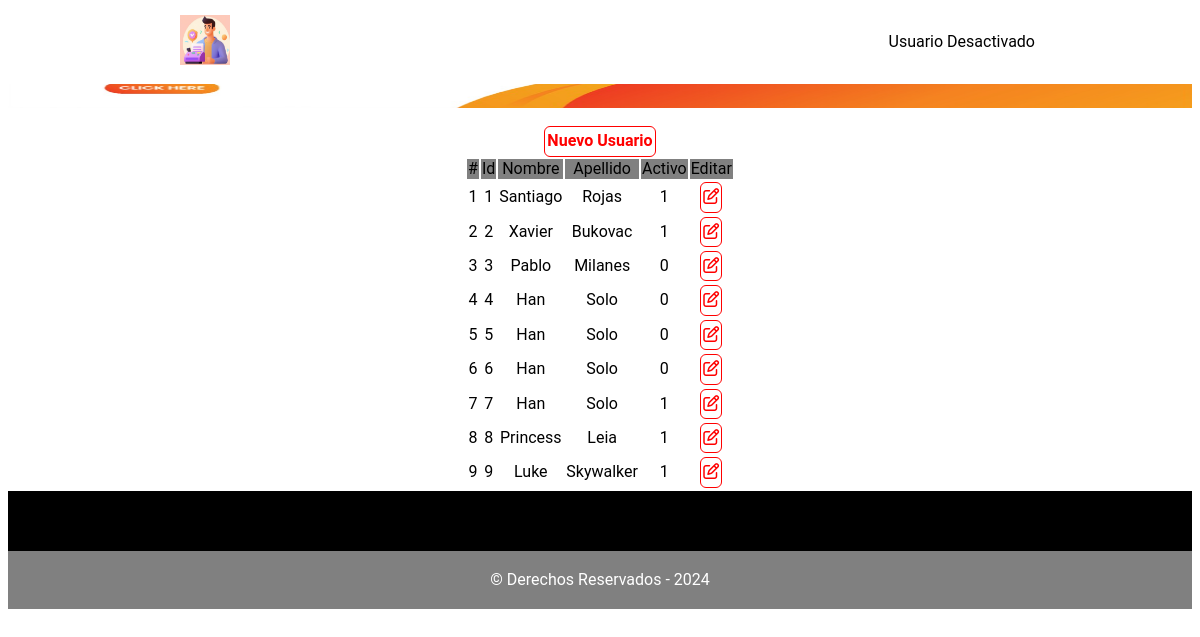
Screenshot of /Registro/php/usuarios.php with the database file from the repository.
### tables this page shows
CREATE TABLE `usuariodatos`  (
  `usuarioDatosId` int NOT NULL AUTO_INCREMENT,
  `usuarioId` int NOT NULL,
  `UsuarioDatosNombre` text NOT NULL,
  `UsuarioDatosApellido` text NOT NULL,
  PRIMARY KEY (`usuarioDatosId`) USING BTREE
);

CREATE TABLE `usuario`  (
  `usuarioId` int NOT NULL AUTO_INCREMENT,
  `usuarioUser` text NOT NULL,
  `usuarioPass` text NOT NULL,
  `usuarioActive` int NOT NULL DEFAULT 1,
  PRIMARY KEY (`usuarioId`) USING BTREE
);

### Registro/php/usuarios.php (the view, shortened to what this page needs)
<?php
	include("../conn/conecmysql.php");
	$usuario_id = $_REQUEST['usuarioId'];
	$usuario_activo = $_REQUEST['usuarioActivo'];
?>
<!DOCTYPE html>
<html>
<head>
	<link rel="stylesheet" type="text/css" href="../css/normalize.css">
	<link rel="stylesheet" type="text/css" href="../css/style.css">
</head>
<body>
	<header>
	<div class='container'>
		<a href="../index.php">
			<img src="../img/logo.png" height="50px" class="header-logo">
		</a>
		<?php
			if($usuario_activo==1){
		?>
		<nav>
			<a href='pantalla_inicial.php?usuarioId=<?=$usuario_id ?>&usuarioActivo=<?=$usuario_activo?>'>Inicio</a>
			<a href="datos.php?usuarioId=<?=$usuario_id ?>">Datos Personales</a>
			<a href="registro.php?usuarioId=<?=$usuario_id ?>">Registros</a>
			<?php
			if($permiso_cod==1){
			?>
			<a href="usuarios.php?usuarioId=<?=$usuario_id ?>&usuarioActivo=<?=$usuario_activo?>">Usuarios</a>
			<?php } ?>
		</nav>
	<?php }else{
		echo "Usuario Desactivado";
	} ?>
	</div>
</header>
<main>
		<section id="inicio">
			<form method="post" name="form1">
				<br>
				<div align="center">
					<a href="nuevo_usuario.php?usuarioId=<?=$usuario_id?>" class="boton boton-rojo">
										Nuevo Usuario</a>
					<table>
						<tr align="center" valign="middle" bgcolor="grey">
							<td>#</td>
							<td>Id</td>
							<td>Nombre</td>
							<td>Apellido</td>
							<td>Activo</td>
							<td>Editar</td>
						</tr>
						<?php
							$contador=1;
							$sql3 = "SELECT * FROM usuariodatos";
							$query3 = mysqli_query($conexion, $sql3);
							while ($row3 = mysqli_fetch_array($query3)){ ?>
								<tr>
									<td align="center">
										<?=$contador++;?>
									</td>
									<td align="center">
										<?php
										$usuarios_ids = $row3['usuarioId'];
										echo $usuarios_ids;
										?>
									</td>
									<td align="center">
										<?php
										$usuarios_nombres = $row3['UsuarioDatosNombre'];
										echo $usuarios_nombres;
										?>
									</td>
									<td align="center">
										<?php
										$usuarios_apellidos = $row3['UsuarioDatosApellido'];
										echo $usuarios_apellidos;
										?>
									</td>
									<td align="center">
										<?php
										$sql4 = "SELECT * FROM usuario WHERE usuarioId=$usuarios_ids";
										$query4 = mysqli_query($conexion, $sql4);
										while ($row4 = mysqli_fetch_array($query4)){
										$usuarios_activos = $row4['usuarioActive'];
										}
										echo $usuarios_activos;
										?>
									</td>
									<td align="center">
										<a href="editar_usuario.php?usuariosIds=<?=$usuarios_ids?>&usuarioId=<?=$usuario_id?>" class="boton boton-rojo">
										<i class="fa-regular fa-pen-to-square"></i></a>
									</td>
								</tr>
						<?php	} ?>
					</table>
				</div>
			</form>
		</section>
</main>
</body>
<footer>
			<div class="barra-footer">
				&copy; Derechos Reservados - 2024
			</div>
	</footer>
</html>

### Registro/css/style.css (style rules this page uses)
* { box-sizing: border-box; }
body { font-family: Roboto; background-image: url(); background-repeat: no-repeat; background-position: center; }
a { display: inline-block; }
header { padding: 15px 0; position: fixed; top: 0; left: 0; width: 100%; z-index: 2; background-color: white; }
header .container { display: flex; justify-content: space-between; align-items: center; }
header .container .header-logo { width: 50px; }
header .container a { color: red; text-decoration: none; margin: 0 15px; }
.container { width: 900px; margin: 0 auto; padding-right: 15px; padding-left: 15px; position: relative; }
#inicio { position: relative; }
td { border:hidden; }
table { border: 0px solid #0000FF; background-color:#FFF; }
.boton { text-align: center; text-decoration: none; padding: 5px 2px; border: none; border-radius: 6px; }
.boton.boton-rojo { color: red; background-color: white; font-size: 16px; font-weight: bold; border: 1px solid red; }
footer { background-color: rgb(0, 0, 0); color: rgb(255, 255, 255); padding-top: 60px; }
footer .barra-footer { background-color: grey; text-align: center; padding-left: 15px; padding-right: 15px; padding-top: 20px; padding-bottom: 20px; }

### rows the page displays
usuariodatos: usuarioId "1", UsuarioDatosNombre "Santiago", UsuarioDatosApellido "Rojas", usuarioId.usuarioActive "1"
usuariodatos: usuarioId "2", UsuarioDatosNombre "Xavier", UsuarioDatosApellido "Bukovac", usuarioId.usuarioActive "1"
usuariodatos: usuarioId "3", UsuarioDatosNombre "Pablo", UsuarioDatosApellido "Milanes", usuarioId.usuarioActive "0"
usuariodatos: usuarioId "4", UsuarioDatosNombre "Han", UsuarioDatosApellido "Solo", usuarioId.usuarioActive "0"
usuariodatos: usuarioId "5", UsuarioDatosNombre "Han", UsuarioDatosApellido "Solo", usuarioId.usuarioActive "0"
usuariodatos: usuarioId "6", UsuarioDatosNombre "Han", UsuarioDatosApellido "Solo", usuarioId.usuarioActive "0"
usuariodatos: usuarioId "7", UsuarioDatosNombre "Han", UsuarioDatosApellido "Solo", usuarioId.usuarioActive "1"
usuariodatos: usuarioId "8", UsuarioDatosNombre "Princess", UsuarioDatosApellido "Leia", usuarioId.usuarioActive "1"
usuariodatos: usuarioId "9", UsuarioDatosNombre "Luke", UsuarioDatosApellido "Skywalker", usuarioId.usuarioActive "1"
